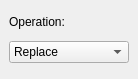
<?xml version="1.0" encoding="UTF-8"?>
<ui version="4.0">
 <class>ToolSelectDockWidget</class>
 <widget class="QDockWidget" name="ToolSelectDockWidget">
  <property name="geometry">
   <rect>
    <x>0</x>
    <y>0</y>
    <width>138</width>
    <height>79</height>
   </rect>
  </property>
  <property name="minimumSize">
   <size>
    <width>138</width>
    <height>79</height>
   </size>
  </property>
  <property name="maximumSize">
   <size>
    <width>138</width>
    <height>79</height>
   </size>
  </property>
  <property name="features">
   <set>QDockWidget::DockWidgetFloatable|QDockWidget::DockWidgetMovable</set>
  </property>
  <property name="windowTitle">
   <string>DockWidget</string>
  </property>
  <widget class="QWidget" name="dockWidgetContents">
   <layout class="QVBoxLayout" name="verticalLayout">
    <property name="spacing">
     <number>6</number>
    </property>
    <property name="sizeConstraint">
     <enum>QLayout::SetDefaultConstraint</enum>
    </property>
    <item>
     <widget class="QLabel" name="label">
      <property name="sizePolicy">
       <sizepolicy hsizetype="Preferred" vsizetype="Fixed">
        <horstretch>0</horstretch>
        <verstretch>0</verstretch>
       </sizepolicy>
      </property>
      <property name="frameShape">
       <enum>QFrame::NoFrame</enum>
      </property>
      <property name="text">
       <string>Operation:</string>
      </property>
     </widget>
    </item>
    <item>
     <widget class="QComboBox" name="cbbSelectionType">
      <property name="currentIndex">
       <number>0</number>
      </property>
      <item>
       <property name="text">
        <string>Replace</string>
       </property>
      </item>
      <item>
       <property name="text">
        <string>Add</string>
       </property>
      </item>
      <item>
       <property name="text">
        <string>Subtract</string>
       </property>
      </item>
     </widget>
    </item>
   </layout>
  </widget>
 </widget>
 <resources/>
 <connections>
  <connection>
   <sender>cbbSelectionType</sender>
   <signal>currentIndexChanged(int)</signal>
   <receiver>ToolSelectDockWidget</receiver>
   <slot>updateTool()</slot>
   <hints>
    <hint type="sourcelabel">
     <x>68</x>
     <y>68</y>
    </hint>
    <hint type="destinationlabel">
     <x>68</x>
     <y>56</y>
    </hint>
   </hints>
  </connection>
 </connections>
 <slots>
  <slot>updateUI()</slot>
  <slot>updateTool()</slot>
 </slots>
</ui>
